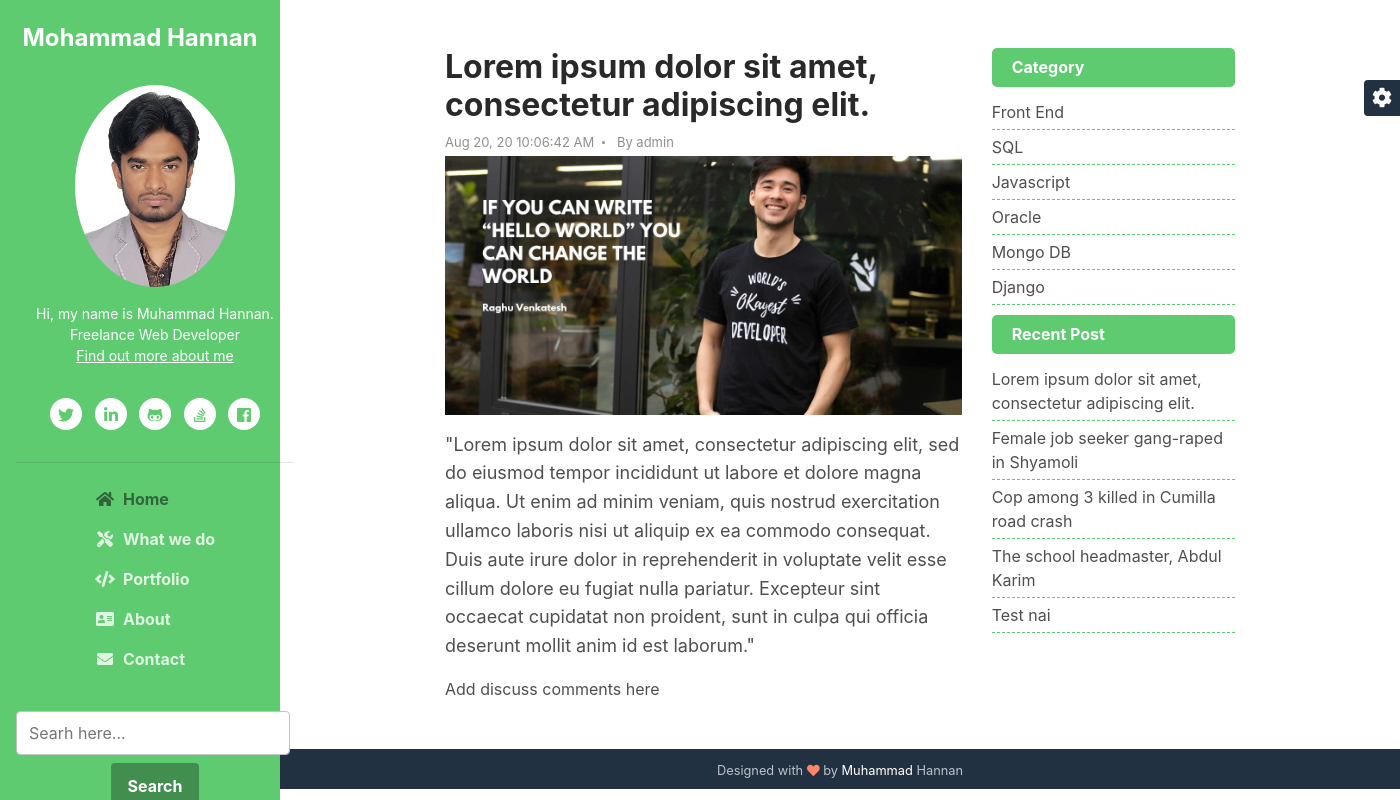
The app's page /post.php?id=14 with its own data.
### tables this page shows
CREATE TABLE `tbl_post` (
	  `id` int(11) NOT NULL,
	  `cat` int(11) NOT NULL,
	  `title` varchar(100) NOT NULL,
	  `body` text NOT NULL,
	  `image` varchar(255) NOT NULL,
	  `author` varchar(50) NOT NULL,
	  `tags` varchar(255) NOT NULL,
	  `date` timestamp NOT NULL DEFAULT current_timestamp() ON UPDATE current_timestamp(),
	  `userid` int(11) NOT NULL
	);

CREATE TABLE `tbl_category` (
	  `id` int(11) NOT NULL,
	  `name` varchar(100) NOT NULL
	);

### lib/Database.php (called while the page is built, shortened)
<?php
Class Database{
	public $host   = DB_HOST;
	public $user   = DB_USER;
	public $pass   = DB_PASS;
	public $dbname = DB_NAME;
	public $link;
	private function connectDB(){
	$this->link = new mysqli($this->host, $this->user, $this->pass, $this->dbname);
 }
	public function select($query){
		$result = $this->link->query($query) or die($this->link->error.__LINE__);
		if($result->num_rows > 0){
			return $result;
		} else {
			return false;
		}
	}
 }

### helpers/Format.php (called while the page is built, shortened)
<?php
class Format
{
    public function formatDate($date)
    {
        return date("M j, y g:i:s A", strtotime($date));
    }
}

### post.php (the view)
<?php include './inc/header.php' ?>
<?php
$post_id = mysqli_real_escape_string($db->link, $_GET['id']);
if (!isset($post_id) || $post_id == NULL) {
    header("Location:404.php");
} else {
    $post_id = $post_id;
}
?>
<div class="main-wrapper">
    <article class="blog-post px-3 py-5 p-md-5">
        <div class="container">
            <div class="row">
                <div class="col-md-8">
                    <?php
                    $query = "select * from tbl_post where id=$post_id";
                    $post = $db->select($query);
                    if ($post) {
                        while ($result = $post->fetch_assoc()) {
                            ?>
                            <header class="blog-post-header">
                                <h2 class="title mb-2"><?php echo $result['title'] ?></h2>
                                <div class="meta mb-1">
                                    <span class="date"><?php echo $fm->formatDate($result['date']); ?></span>
                                    <span class="time">By <?php echo $result['author'] ?></span>
                            </header>
                            <div class="blog-post-body">
                                <figure class="blog-banner">
                                    <a href="https://made4dev.com">
                                        <img class="img-fluid" src="assets/images/blog/blog-post-banner.jpg" alt="image"></a>
                                </figure>
                                <?php echo $result['body'] ?>
                            </div>
                            <?php
                        }
                    } else {
                        header('Location:404.php');
                    }
                    ?>
                </div>
                                <?php include './inc/sidebar.php' ?>
            </div>
            <div class="blog-comments-section">
                Add discuss comments here
            </div>
        </div>
    </article>
    <?php include './inc/footer-text.php' ?>
</div>
<?php include './inc/script-foo.php' ?>

### inc/sidebar.php
<div class="col-md-4 text-left">
                    <div class="cr-post">
                        <h4>Category</h4>
                        <ul>
                            <li><a href="">Front End</a></li>
                            <?php
                            $cat_query = "SELECT * FROM tbl_category";
                            $cat_post = $db->select($cat_query);
                            if ($cat_post) {
                                while ($cat_pst_result = $cat_post->fetch_assoc()) {
                                    ?>
                                    <li><a href="category_posts.php?cat_post=<?php echo $cat_pst_result['id'] ?>"><?php echo $cat_pst_result['name'] ?></a></li>
                                <?php
                                }
                            } else {
                                ?>
                                <li>No Category Created</li>
<?php } ?>
                        </ul>
                    </div>
                    <div class="cr-post">
                        <h4>Recent Post</h4>
                        <ul>
                            <?php
                            $query = "select * from tbl_post limit 5";
                            $post = $db->select($query);
                            if ($post) {
                                while ($result = $post->fetch_assoc()) {
                                    ?>
                                    <li><a href="post.php?id=<?php echo $result['id'] ?>"><?php echo $result['title']; ?></a></li>
                            <?php  } } else {
                              echo "No Post found";
                            } ?>
                        </ul>
                    </div>
                </div>

### assets/css/newCascadeStyleSheet.css (style rules this page uses)
.cr-post { margin-bottom: 10px; }
.cr-post h4 { padding: 10px 20px; color: #FFFFFF; font-size: 1rem; background-color: #5FCB71; border-radius: 5px; }
.cr-post ul { padding: 0; margin: 0; list-style: none; }
.cr-post ul li { left: 0; }
.cr-post ul li { border-bottom: 1px dashed #5FCB71; font-size: 16px; padding: 5px 8px 5px 0; }
.cr-post ul li a { color: #4f4f4f; }

### records on screen
tbl_post: title "Lorem ipsum dolor sit amet, consectetur adipiscing elit.", date "Aug 20, 20 10:06:42 AM", author "admin", body "\"Lorem ipsum dolor sit amet, consectetur adipiscing elit, sed do eiusmod tempor incididunt ut labore et dolore magna aliqua. Ut enim ad minim veniam, quis nostrud exercitation ullamco laboris nisi ut aliquip ex ea commodo consequat. Duis aute irure dolor in reprehenderit in voluptate velit esse cillum dolore eu fugiat nulla pariatur. Excepteur sint occaecat cupidatat non proident, sunt in culpa qui officia deserunt mollit anim id est laborum.\""
tbl_category: name "SQL"
tbl_category: name "Javascript"
tbl_category: name "Oracle"
tbl_category: name "Mongo DB"
tbl_category: name "Django"
tbl_post: title "Female job seeker gang-raped in Shyamoli"
tbl_post: title "Cop among 3 killed in Cumilla road crash"
tbl_post: title "The school headmaster, Abdul Karim"
tbl_post: title "Test nai"
